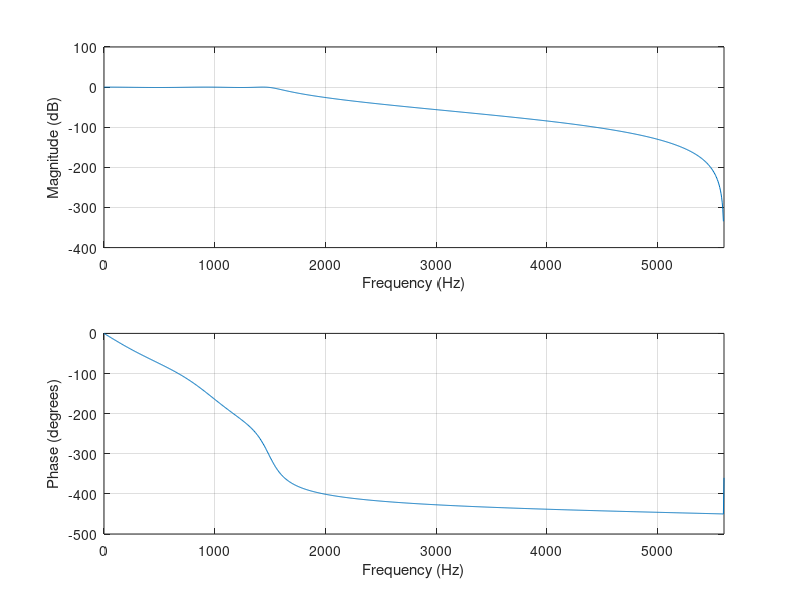
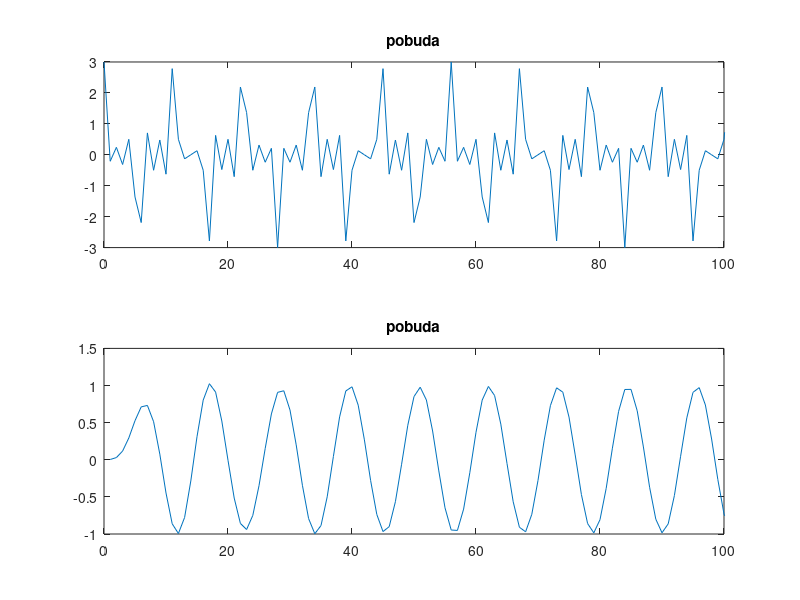

These charts were generated, in order, by the following MATLAB code:
fsr = 11200
fp = 1500
fs = 2500
ap = 1
as =  40
[n,Wn] = cheb1ord (fp /(fsr/2), fs/(fsr /2), ap, as) 
[b,a] = cheby1(n, ap ,Wn)
freqz (b, a, 1024, fsr)

n = 0 : 1023;
x = cos(2 * pi * 1000  / fsr *n)  + cos(2 * pi * 3000 / fsr*n) + cos(2 * pi * 5000 / fsr*n)

figure
subplot(2, 1, 1), plot(n, x), title('pobuda')
xlim([0 100])

y = filter(b, a, x)
subplot(2, 1, 2), plot(1 : length(y), y) , title('pobuda')
xlim([0 100])


